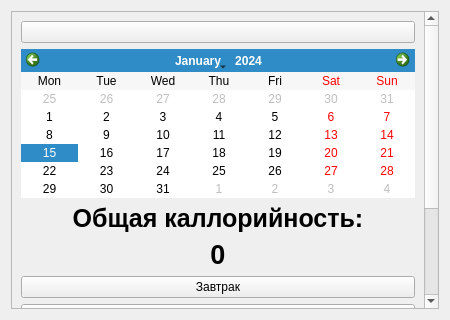
<?xml version="1.0" encoding="UTF-8"?>
<ui version="4.0">
 <class>osnova</class>
 <widget class="QWidget" name="osnova">
  <property name="geometry">
   <rect>
    <x>0</x>
    <y>0</y>
    <width>450</width>
    <height>320</height>
   </rect>
  </property>
  <property name="minimumSize">
   <size>
    <width>450</width>
    <height>320</height>
   </size>
  </property>
  <property name="maximumSize">
   <size>
    <width>450</width>
    <height>320</height>
   </size>
  </property>
  <property name="windowTitle">
   <string>Form</string>
  </property>
  <layout class="QGridLayout" name="gridLayout">
   <item row="0" column="0">
    <widget class="QScrollArea" name="scrollArea">
     <property name="widgetResizable">
      <bool>true</bool>
     </property>
     <widget class="QWidget" name="scrollAreaWidgetContents">
      <property name="geometry">
       <rect>
        <x>0</x>
        <y>0</y>
        <width>413</width>
        <height>467</height>
       </rect>
      </property>
      <layout class="QGridLayout" name="gridLayout_2">
       <item row="2" column="0">
        <widget class="QLabel" name="CaloriesText">
         <property name="sizePolicy">
          <sizepolicy hsizetype="Preferred" vsizetype="Preferred">
           <horstretch>0</horstretch>
           <verstretch>0</verstretch>
          </sizepolicy>
         </property>
         <property name="font">
          <font>
           <pointsize>19</pointsize>
           <weight>75</weight>
           <bold>true</bold>
          </font>
         </property>
         <property name="text">
          <string>Общая каллорийность:</string>
         </property>
         <property name="textFormat">
          <enum>Qt::AutoText</enum>
         </property>
         <property name="scaledContents">
          <bool>false</bool>
         </property>
         <property name="alignment">
          <set>Qt::AlignCenter</set>
         </property>
         <property name="wordWrap">
          <bool>false</bool>
         </property>
         <property name="textInteractionFlags">
          <set>Qt::LinksAccessibleByMouse</set>
         </property>
        </widget>
       </item>
       <item row="1" column="0">
        <widget class="QCalendarWidget" name="calendarWidget">
         <property name="sizePolicy">
          <sizepolicy hsizetype="MinimumExpanding" vsizetype="MinimumExpanding">
           <horstretch>0</horstretch>
           <verstretch>0</verstretch>
          </sizepolicy>
         </property>
         <property name="horizontalHeaderFormat">
          <enum>QCalendarWidget::ShortDayNames</enum>
         </property>
         <property name="verticalHeaderFormat">
          <enum>QCalendarWidget::NoVerticalHeader</enum>
         </property>
        </widget>
       </item>
       <item row="0" column="0">
        <widget class="QPushButton" name="CalendarButton">
         <property name="sizePolicy">
          <sizepolicy hsizetype="Minimum" vsizetype="Fixed">
           <horstretch>0</horstretch>
           <verstretch>0</verstretch>
          </sizepolicy>
         </property>
         <property name="text">
          <string/>
         </property>
        </widget>
       </item>
       <item row="3" column="0">
        <widget class="QLabel" name="CaloriesNumText">
         <property name="sizePolicy">
          <sizepolicy hsizetype="Preferred" vsizetype="Preferred">
           <horstretch>0</horstretch>
           <verstretch>0</verstretch>
          </sizepolicy>
         </property>
         <property name="font">
          <font>
           <pointsize>20</pointsize>
           <weight>75</weight>
           <bold>true</bold>
          </font>
         </property>
         <property name="text">
          <string>0</string>
         </property>
         <property name="textFormat">
          <enum>Qt::AutoText</enum>
         </property>
         <property name="alignment">
          <set>Qt::AlignCenter</set>
         </property>
         <property name="wordWrap">
          <bool>false</bool>
         </property>
         <property name="textInteractionFlags">
          <set>Qt::LinksAccessibleByMouse</set>
         </property>
        </widget>
       </item>
       <item row="4" column="0">
        <layout class="QVBoxLayout" name="verticalLayout">
         <item>
          <widget class="QPushButton" name="ZavtrakButton">
           <property name="sizePolicy">
            <sizepolicy hsizetype="Minimum" vsizetype="MinimumExpanding">
             <horstretch>0</horstretch>
             <verstretch>0</verstretch>
            </sizepolicy>
           </property>
           <property name="text">
            <string>Завтрак</string>
           </property>
          </widget>
         </item>
         <item>
          <widget class="QPushButton" name="PerekusButton">
           <property name="sizePolicy">
            <sizepolicy hsizetype="Minimum" vsizetype="MinimumExpanding">
             <horstretch>0</horstretch>
             <verstretch>0</verstretch>
            </sizepolicy>
           </property>
           <property name="text">
            <string>Перекус</string>
           </property>
          </widget>
         </item>
         <item>
          <widget class="QPushButton" name="ObedButton">
           <property name="sizePolicy">
            <sizepolicy hsizetype="Minimum" vsizetype="MinimumExpanding">
             <horstretch>0</horstretch>
             <verstretch>0</verstretch>
            </sizepolicy>
           </property>
           <property name="text">
            <string>Обед</string>
           </property>
          </widget>
         </item>
         <item>
          <widget class="QPushButton" name="PoldnikButton">
           <property name="sizePolicy">
            <sizepolicy hsizetype="Minimum" vsizetype="MinimumExpanding">
             <horstretch>0</horstretch>
             <verstretch>0</verstretch>
            </sizepolicy>
           </property>
           <property name="text">
            <string>Полдник</string>
           </property>
          </widget>
         </item>
         <item>
          <widget class="QPushButton" name="UginButton">
           <property name="sizePolicy">
            <sizepolicy hsizetype="Minimum" vsizetype="MinimumExpanding">
             <horstretch>0</horstretch>
             <verstretch>0</verstretch>
            </sizepolicy>
           </property>
           <property name="text">
            <string>Ужин</string>
           </property>
          </widget>
         </item>
         <item>
          <widget class="QPushButton" name="IzbrannoeButton">
           <property name="sizePolicy">
            <sizepolicy hsizetype="Minimum" vsizetype="MinimumExpanding">
             <horstretch>0</horstretch>
             <verstretch>0</verstretch>
            </sizepolicy>
           </property>
           <property name="font">
            <font>
             <italic>false</italic>
             <underline>true</underline>
            </font>
           </property>
           <property name="text">
            <string>Избранное</string>
           </property>
          </widget>
         </item>
        </layout>
       </item>
      </layout>
     </widget>
    </widget>
   </item>
  </layout>
 </widget>
 <tabstops>
  <tabstop>scrollArea</tabstop>
  <tabstop>CalendarButton</tabstop>
  <tabstop>calendarWidget</tabstop>
  <tabstop>ZavtrakButton</tabstop>
  <tabstop>PerekusButton</tabstop>
  <tabstop>ObedButton</tabstop>
  <tabstop>PoldnikButton</tabstop>
  <tabstop>UginButton</tabstop>
  <tabstop>IzbrannoeButton</tabstop>
 </tabstops>
 <resources/>
 <connections/>
</ui>
